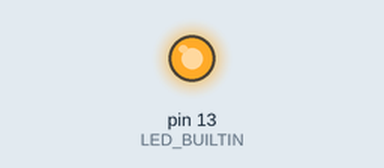
Recording of a sketch running on a simulated Arduino Uno, built with avr-gcc and run on an emulated ATmega328P. Parts: output pins drawn as LEDs (lit = HIGH).

Above: at 0.5 s.
At 4.9 s:
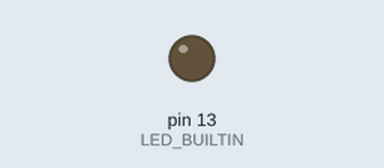
Timing chart, 0 to 6.8 s (numbered marks = the images above):
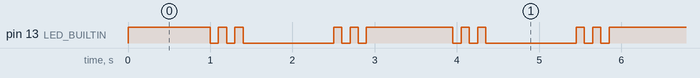

The sketch:

Blink.ino
```cpp
/*
  Blink
*/

// the setup function runs once when you press reset or power the board
void setup() {
  // initialize digital pin LED_BUILTIN as an output.
  pinMode(LED_BUILTIN, OUTPUT);
}

// the loop function runs over and over again forever
void loop() {
  digitalWrite(LED_BUILTIN, HIGH);   // turn the LED on (HIGH is the voltage level)
  delay(1000);                       // wait for a second
  digitalWrite(LED_BUILTIN, LOW);    // turn the LED off by making the voltage LOW
  delay(100);                       // wait for a second
  digitalWrite(LED_BUILTIN, HIGH);   // turn the LED on (HIGH is the voltage level)
  delay(100);                       // wait for a second
  digitalWrite(LED_BUILTIN, LOW);    // turn the LED off by making the voltage LOW
  delay(100);                       // wait for a second
  digitalWrite(LED_BUILTIN, HIGH);   // turn the LED on (HIGH is the voltage level)
  delay(100);                       // wait for a second
  digitalWrite(LED_BUILTIN, LOW);    // turn the LED off by making the voltage LOW
  delay(1000);                       // wait for a second
  digitalWrite(LED_BUILTIN, LOW);    // turn the LED off by making the voltage LOW
  delay(100);                       // wait for a second
  digitalWrite(LED_BUILTIN, HIGH);   // turn the LED on (HIGH is the voltage level)
  delay(100);                       // wait for a second
  digitalWrite(LED_BUILTIN, LOW);    // turn the LED off by making the voltage LOW
  delay(100);                       // wait for a second
  digitalWrite(LED_BUILTIN, HIGH);   // turn the LED on (HIGH is the voltage level)
  delay(100);                       // wait for a second
  digitalWrite(LED_BUILTIN, LOW);    // turn the LED off by making the voltage LOW
  delay(100);                       // wait for a second
  digitalWrite(LED_BUILTIN, HIGH);   // turn the LED on (HIGH is the voltage level)
  delay(50);                       // wait for a second

}
```

Measured:
- by itself, pin 13 (LED_BUILTIN): repeats every 3.0 s: 2 × (LOW 0.10 s, HIGH 0.10 s), LOW 1.1 s, 2 × (HIGH 0.10 s, LOW 0.10 s), HIGH 1.1 s
- by itself, everything shown: repeats every 3.0 s, in 10 steps
